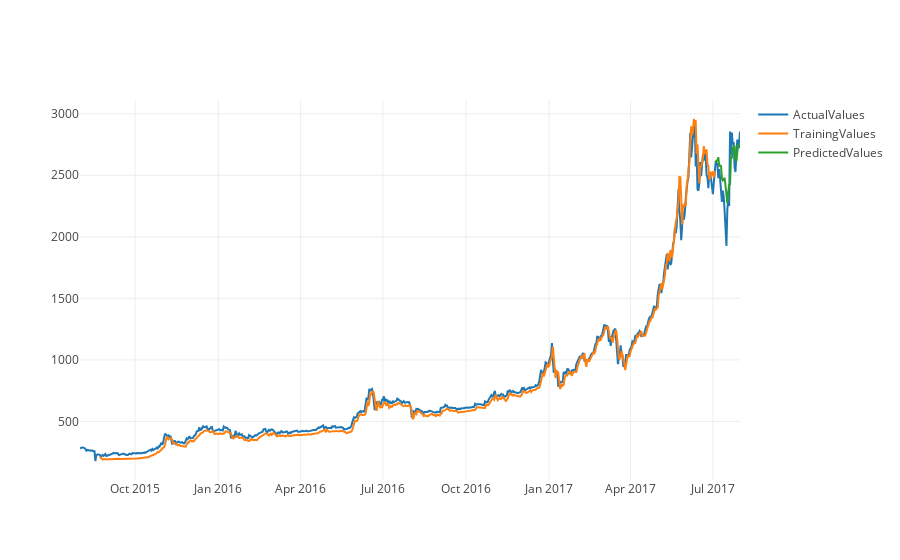

Notebook code cell kept with this figure:
### Code cell
USDT_BTC = nextDayPrediction('USDT_BTC', 'poloniex' )

### Figure 1 — Plotly figure (JSON) as saved in the notebook; plotly's stock layout.template omitted (floating-point values rounded to 4 significant figures; data arrays with more than 128 entries replaced by an {"elided": "..."} marker saying what was removed)
{"data": [{"name": "ActualValues", "type": "scatter", "x": {"elided": "731 str values"}, "y": {"elided": "731 float values"}}, {"name": "TrainingValues", "type": "scatter", "x": {"elided": "731 str values"}, "y": {"elided": "731 float values"}}, {"name": "PredictedValues", "type": "scatter", "x": {"elided": "731 str values"}, "y": {"elided": "731 float values"}}], "layout": {}}
